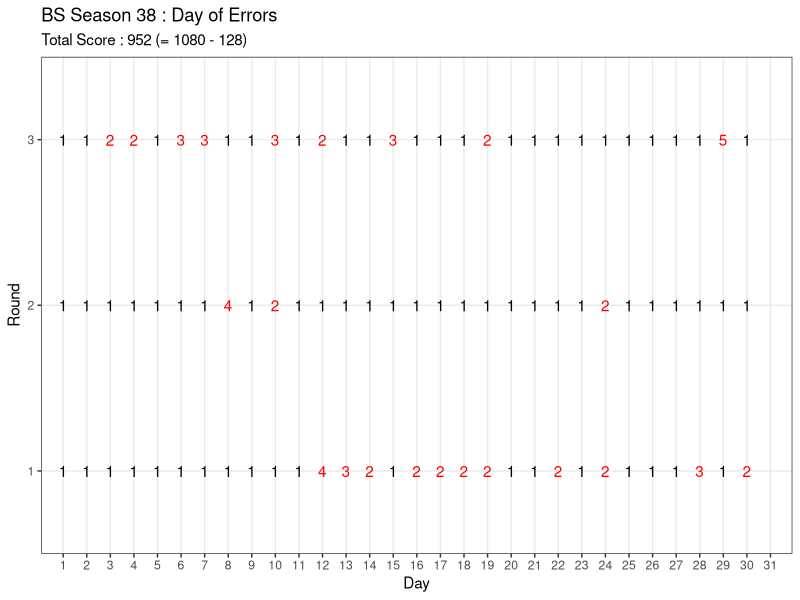

Source code (R):
library(tidyr)
library(dplyr)
library(ggplot2)
library(glue)

rm(list=ls())

season = 38

ranking = c(
  1,1,1,
  1,1,1,
  1,1,2,
  1,1,2,
  1,1,1,
  1,1,3,
  1,1,3,
  1,4,1,
  1,1,1,
  1,2,3,
  1,1,1,
  4,1,2,
  3,1,1,
  2,1,1,
  1,1,3,
  2,1,1,
  2,1,1,
  2,1,1,
  2,1,2,
  1,1,1,
  1,1,1,
  2,1,1,
  1,1,1,
  2,2,1,
  1,1,1,
  1,1,1,
  1,1,1,
  3,1,1,
  1,1,5,
  2,1,1
)

total_round = length(ranking)
ranking_score = c(12,8,5,3,0)

data = 
  data.frame(season, ranking) %>% 
  transmute(
    season,
    ranking,
    score = ranking_score[ranking],
    total_score = cumsum(coalesce(score, 0)),
    daily_round = rep(1:3, times=31) %>% head(total_round),
    day = rep(1:31, each=3) %>% head(total_round)
  )

last_data = data %>% tail(1)
total_score = last_data$total_score
ideal_total_score = total_round * ranking_score[1]
missing_score = ideal_total_score - total_score

data %>%
  mutate(is_error = ifelse(ranking > 1, TRUE, FALSE)) %>%
  group_by(day) %>%
  mutate(count = 1:n()) %>%
  ggplot(aes(x=day, y=count)) +
  geom_text(aes(label=ranking, color=is_error)) +
  scale_x_continuous(limits=c(1,31), breaks=1:31, expand=c(.03,.03)) +
  scale_y_continuous(limits=c(1,3), breaks=1:3, expand = c(.2,.1)) +
  scale_color_manual(values=c('black','red')) +
  labs(
    title = glue('BS Season {season} : Day of Errors'), 
    subtitle = glue('Total Score : {total_score} (= {ideal_total_score} - {missing_score})'), 
    y='Round', x='Day'
  ) +
  theme_bw() +
  theme(
    panel.grid.minor = element_blank(),
    legend.position = 'none'
  )
